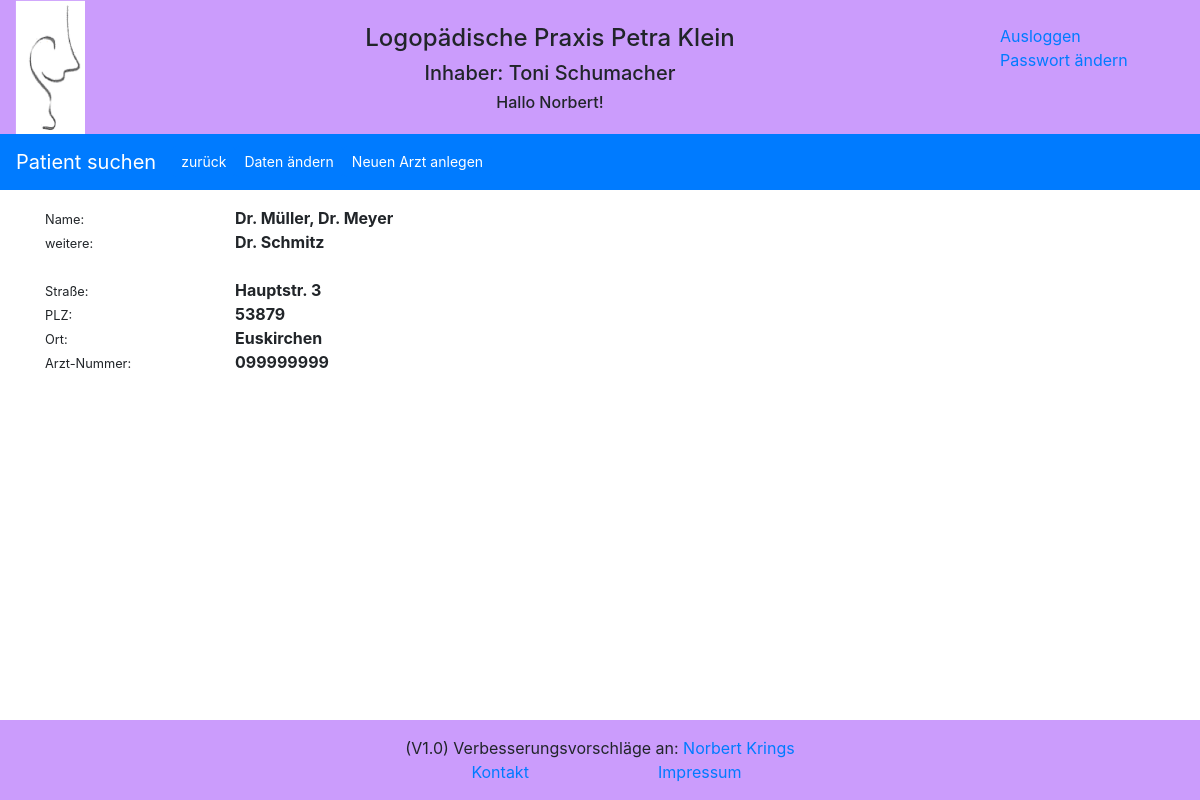
Screenshot of /reports/doctor/1/ (signed in) with the database file from the repository.
### reports/models.py (models this page shows, shortened)
class Doctor(models.Model):
    doctor_name1 = models.CharField(max_length=75, blank=True, default='')
    doctor_name2 = models.CharField(max_length=75, blank=True, default='')
    doctor_street = models.CharField(max_length=50, blank=True, default='')
    doctor_zip_code = models.CharField(max_length=5, blank=True, default='')
    doctor_city = models.CharField(max_length=50, blank=True, default='')
    doctor_lanr = models.CharField(max_length=9, blank=False, default='999999999')

### reports/views.py (the view)
# urls.py: path('doctor/<id>/', views.doctor, name='doctor'),
def doctor(request, id=id):
    try:
        doctor_result = Doctor.objects.get(id=id)
        logger.info('doctor: Arzt mit der ID: ' + id + ' aufgerufen')
        return render(request, 'reports/doctor.html', {'doctor': doctor_result})
    except ObjectDoesNotExist:
        return redirect('/reports/')

### reports/templates/reports/doctor.html (shortened to what this page needs)
{% extends "base.html" %}
{% block extrahead %}
    {% load static %}
    <link rel="stylesheet" href="{% static 'reports/style_e2.css' %}">
{% endblock %}
{% block nav %}
<nav class="navbar navbar-expand-sm bg-primary navbar-dark">
  <a class="navbar-brand" href="{% url 'reports:index' %}" >Patient suchen</a>
  <div class="collapse navbar-collapse" id="collapsibleNavbar">
    <ul class="navbar-nav">
        <li class="nav-item">
          <a class="btn btn-primary btn-sm" href="{% url 'reports:index' %}" role="button">zurück</a>
        </li>
      <li class="nav-item">
          <a class="btn btn-primary btn-sm" href="{% url 'reports:edit_doctor' doctor.id %}" role="button">Daten ändern</a>
      </li>
      <li class="nav-item">
          <a class="btn btn-primary btn-sm" href="{% url 'reports:add_doctor' %}" role="button">Neuen Arzt anlegen</a>
      </li>
    </ul>
  </div>
</nav>
{% endblock %}
{% block content %}
<content>
    <div class="container">
          <div class="row">
            <div class="col-sm-2">
                <div class="small inline">Name:</div>
            </div>
              <div class="col-sm-2">
                 <strong>{{ doctor.doctor_name1 }}</strong>
              </div>
          </div>
        <div class="row">
            <div class="col-sm-2">
                <div class="small inline">weitere:</div>
            </div>
            <div class="col-sm-2">
                <strong>{{ doctor.doctor_name2 }}</strong>
            </div>
        </div>
        <br>
        <div class="row">
            <div class="col-sm-2">
                <div class="small inline">Straße:</div>
            </div>
            <div class="col-sm-2">
                <strong>{{ doctor.doctor_street }}</strong>
            </div>
        </div>
        <div class="row">
            <div class="col-sm-2">
                <div class="small inline">PLZ:</div>
            </div>
            <div class="col-sm-2">
                <strong>{{ doctor.doctor_zip_code }}</strong>
            </div>
        </div>
        <div class="row">
            <div class="col-sm-2">
                <div class="small inline">Ort:</div>
            </div>
            <div class="col-sm-2">
                <strong>{{ doctor.doctor_city }}</strong>
            </div>
        </div>
        <div class="row">
            <div class="col-sm-2">
                <div class="small inline">Arzt-Nummer:</div>
            </div>
            <div class="col-sm-2">
                <strong>{{ doctor.doctor_lanr }}</strong>
            </div>
        </div>
   </div>
</content>
{% endblock %}

### reports/templates/header.html (shortened to what this page needs)
    {% load static %}
    <div class="container-fluid text-center header">
        <div class="row" >
            <div class="col-sm-1 d-none d-md-block">
                <img src="{% static 'reports/images/logopaedie.png' %}" width=70px margin="0" alt="Logopädie">
            </div>
            <div class="col-sm-9">
                <div class="row">
                    <div class="col-sm">
                    </div>
                </div>
                <div class="row">
                    <div class="col-sm">
                        <h4>Logopädische Praxis Petra Klein</h4>
                    </div>
                </div>
                <div class="row" >
                    <div class="col-sm d-none d-md-block">
                        <h5>Inhaber: Toni Schumacher</h5>
                    </div>
                </div>
                <div class="row">
                    <div class="col-sm d-none d-md-block">
                        <h6>{% if user.is_authenticated %} Hallo {{ user.first_name }}! {% endif %}</h6>
                    </div>
                </div>
            </div>
            <div class="col-sm-2 d-none d-md-block">
                <div class="col-sm">
                </div>
                {% if user.is_authenticated %}
                <div class="row"><a href="{% url 'logout' %}">Ausloggen</a></div>
                <div class="row"><a href="{% url 'password_change' %}">Passwort ändern</a></div>
                {% endif %}
            </div>
        </div>
    </div>

### reports/static/reports/logopaedie.css (style rules this page uses)
.header { background-color: #cb9cfc; }
.inline { display: inline; }

### reports/static/reports/style_e2.css (style rules this page uses)
body { grid-template-columns: 175px 4fr; }
content { grid-column: 2 / 5; grid-row: 2 / 4; }

### rows the page displays
Doctor: doctor_name1 "Dr. Müller, Dr. Meyer", doctor_name2 "Dr. Schmitz", doctor_street "Hauptstr. 3", doctor_zip_code "53879", doctor_city "Euskirchen", doctor_lanr "099999999"

### other values shown
{{ user.first_name }} "Norbert"
